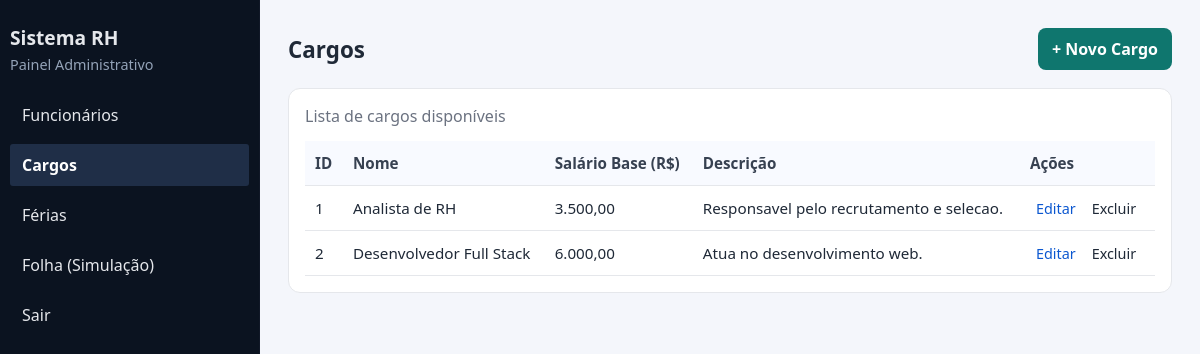
The page /index.php?id=cargos on the database as committed earlier.
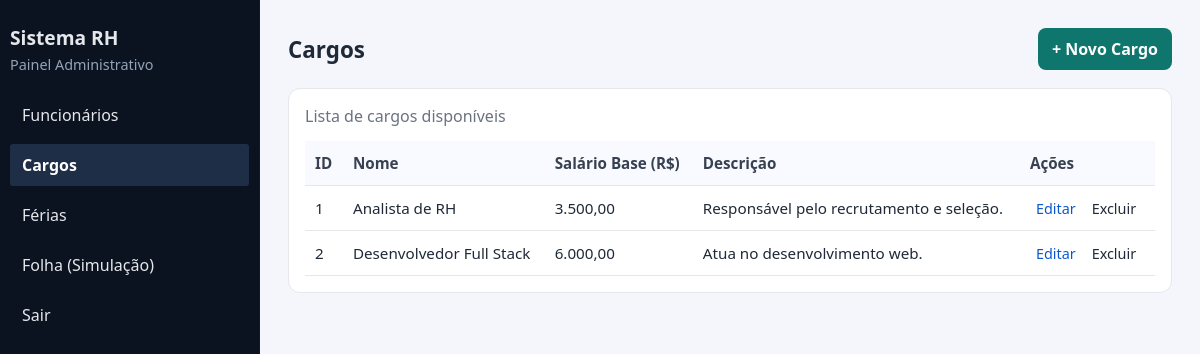
The same page on the database as committed later.
### tables this page shows
CREATE TABLE IF NOT EXISTS cargos (
    id INT AUTO_INCREMENT PRIMARY KEY,
    nome VARCHAR(100) NOT NULL,
    salario_base DECIMAL(10, 2) NOT NULL,
    descricao TEXT
);

### cargos.php (the view)
<?php
require_once 'conexao.php';
$resultado = $conn->query("SELECT * FROM cargos ORDER BY nome ASC");
$cargos = $resultado ? $resultado->fetch_all(MYSQLI_ASSOC) : [];
?>
<section class="page-header">
    <h2>Cargos</h2>
    <a href="?id=cargo_cadastro" class="btn-primary" style="text-decoration: none;">+ Novo Cargo</a>
</section>
<section class="table-card">
    <div class="table-card__top">
        <p>Lista de cargos disponíveis</p>
    </div>
    <div class="table-wrapper">
        <table>
            <thead>
                <tr>
                    <th>ID</th>
                    <th>Nome</th>
                    <th>Salário Base (R$)</th>
                    <th>Descrição</th>
                    <th>Ações</th>
                </tr>
            </thead>
            <tbody>
                <?php if (empty($cargos)): ?>
                    <tr>
                        <td colspan="5" style="text-align: center;">Nenhum cargo cadastrado.</td>
                    </tr>
                <?php else: ?>
                    <?php foreach ($cargos as $cargo): ?>
                        <tr>
                            <td><?= htmlspecialchars($cargo['id']) ?></td>
                            <td><?= htmlspecialchars($cargo['nome']) ?></td>
                            <td><?= number_format($cargo['salario_base'], 2, ',', '.') ?></td>
                            <td><?= htmlspecialchars($cargo['descricao']) ?></td>
                            <td class="actions">
                                <a href="?id=cargo_editar&registro=<?= $cargo['id'] ?>" class="btn-link" style="text-decoration: none;">Editar</a>
                                <a href="?id=cargo_excluir&registro=<?= $cargo['id'] ?>" class="btn-link danger" style="text-decoration: none;" onclick="return confirm('Tem certeza que deseja excluir este cargo?');">Excluir</a>
                            </td>
                        </tr>
                    <?php endforeach; ?>
                <?php endif; ?>
            </tbody>
        </table>
    </div>
</section>

### index.php (shortened to what this page needs)
<?php
$id = $_GET['id'] ?? 'funcionarios';
?>
<!DOCTYPE html>
<html lang="pt-BR">
<head>
    <link rel="stylesheet" href="styles.css">
</head>
<body>
    <div class="layout">
        <aside class="sidebar">
            <a href="index.php" class="sidebar__brand" style="text-decoration: none; color: inherit;">
                <h1 style="margin: 0;">Sistema RH</h1>
                <p style="margin: 4px 0 20px;">Painel Administrativo</p>
            </a>
            <nav class="sidebar__nav" aria-label="Menu principal">
                <a href="?id=funcionarios" class="sidebar__link <?= in_array($id, ['funcionarios', 'funcionario_cadastro', 'funcionario_editar']) ? 'active' : '' ?>">Funcionários</a>
                <a href="?id=cargos" class="sidebar__link <?= in_array($id, ['cargos', 'cargo_cadastro', 'cargo_editar']) ? 'active' : '' ?>">Cargos</a>
                <a href="?id=ferias" class="sidebar__link <?= in_array($id, ['ferias', 'ferias_cadastro', 'ferias_editar', 'ferias_detalhes']) ? 'active' : '' ?>">Férias</a>
                <a href="?id=folha" class="sidebar__link <?= in_array($id, ['folha', 'folha_gerar', 'folha_detalhes']) ? 'active' : '' ?>">Folha (Simulação)</a>
                <a href="login.php" class="sidebar__link">Sair</a>
            </nav>
        </aside>
        <main class="content">
            <?php
                if ($id === 'funcionarios') include 'funcionarios.php';
                elseif ($id === 'funcionario_cadastro') include 'funcionario_cadastro.php';
                elseif ($id === 'funcionario_editar') include 'funcionario_editar.php';
                elseif ($id === 'funcionario_excluir') include 'funcionario_excluir.php';
                elseif ($id === 'cargos') include 'cargos.php';
                elseif ($id === 'cargo_cadastro') include 'cargo_cadastro.php';
                elseif ($id === 'cargo_editar') include 'cargo_editar.php';
                elseif ($id === 'cargo_excluir') include 'cargo_excluir.php';
                elseif ($id === 'ferias') include 'ferias.php';
                elseif ($id === 'ferias_cadastro') include 'ferias_cadastro.php';
                elseif ($id === 'ferias_editar') include 'ferias_editar.php';
                elseif ($id === 'ferias_excluir') include 'ferias_excluir.php';
                elseif ($id === 'ferias_detalhes') include 'ferias_detalhes.php';
                elseif ($id === 'folha') include 'folha.php';
                elseif ($id === 'folha_gerar') include 'folha_gerar.php';
                elseif ($id === 'folha_detalhes') include 'folha_detalhes.php';
                elseif ($id === 'folha_excluir') include 'folha_excluir.php';
            ?>
        </main>
    </div>
</body>
</html>

### styles.css (style rules this page uses)
:root { --bg: #f4f6fb; --surface: #ffffff; --surface-alt: #f8faff; --text: #1f2937; --muted: #6b7280; --line: #e5e7eb; --primary: #0f766e; --primary-soft: #ccfbf1; --danger: #b91c1c; }
body { margin: 0; font-family: "Segoe UI", Tahoma, Geneva, Verdana, sans-serif; background: var(--bg); color: var(--text); }
.layout { min-height: 100vh; display: grid; grid-template-columns: 260px 1fr; }
.sidebar { background: #0b1320; color: #e5e7eb; padding: 24px 10px; border-right: 1px solid #111827; }
.sidebar__brand h1 { margin: 0; font-size: 1.2rem; }
.sidebar__brand p { margin: 4px 0 20px; font-size: 0.9rem; color: #94a3b8; }
.sidebar__nav { display: flex; flex-direction: column; gap: 8px; }
.sidebar__link { color: #e5e7eb; text-decoration: none; padding: 10px 12px; border-radius: 3px; transition: background-color 0.2s ease; cursor: pointer; }
.sidebar__link.active { background: #1f2e47; color: #ffffff; font-weight: 600; }
.content { padding: 28px; }
.page-header { display: flex; justify-content: space-between; align-items: center; margin-bottom: 18px; gap: 12px; flex-wrap: wrap; }
.page-header h2 { margin: 0; font-size: 1.4rem; }
.btn-primary { border: 0; background: var(--primary); color: #fff; padding: 10px 14px; border-radius: 8px; cursor: pointer; font-weight: 600; }
.table-card { background: var(--surface); border: 1px solid var(--line); border-radius: 12px; padding: 16px; }
.table-card__top { display: flex; justify-content: space-between; align-items: center; margin-bottom: 14px; gap: 10px; flex-wrap: wrap; }
.table-card__top p { margin: 0; color: var(--muted); }
.table-wrapper { overflow-x: auto; }
table { width: 100%; border-collapse: collapse; min-width: 850px; }
th, td { text-align: left; padding: 12px 10px; border-bottom: 1px solid var(--line); font-size: 0.95rem; }
th { background: var(--surface-alt); color: #374151; font-weight: 600; }
.actions { white-space: nowrap; }
.btn-link { border: 0; background: transparent; color: #0b57d0; cursor: pointer; padding: 4px 6px; font-size: 0.9rem; }
.btn-link.danger { color: var(--danger); color: inherit; }

Rows that differ between the two databases and show on the page:
changed cargos "Analista de RH": descricao "Responsavel pelo recrutamento e selecao." → "Responsável pelo recrutamento e seleção."
